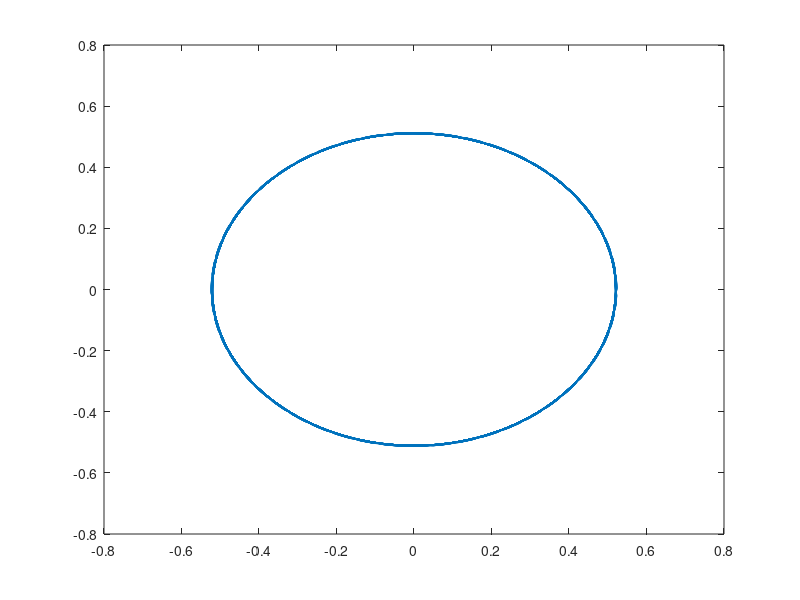
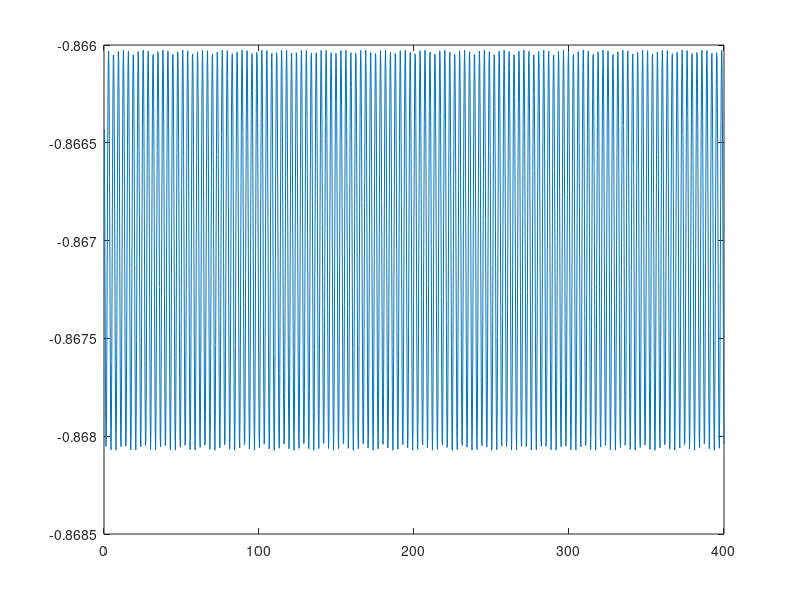
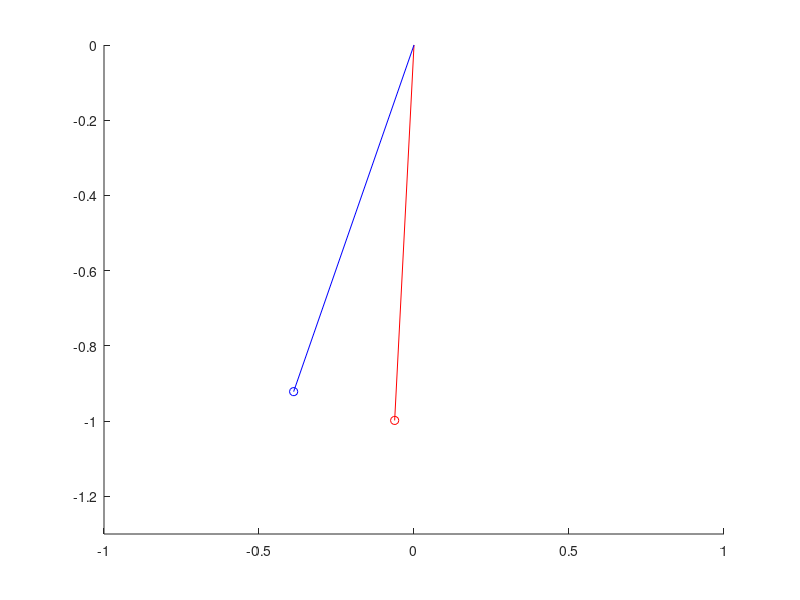

These figures' MATLAB source, in order:
function lesson9()
h = 0.25;
T = 400;
theta1 = pi/6;
v1 = 0 - h / 2 * sin(theta1);
for i = 1 : T / h
    theta2 = theta1 + h * v1;
    v2 = v1 - h * sin(theta2);
    theta(i) = theta2;
    v(i) = v2;
    theta1 = theta2;
    v1 = v2;
end
for k = 1 : (length(v)-1)
    w(k) = (v(k) + v(k + 1)) / 2;
end
theta(1) = [];
figure(1)
plot(theta, w);
for n = 1 : (length(w))
    E(n) = w(n)^2 / 2 - cos(theta(n));
end
t0 = linspace(0, 400, 1600);
t0(1) = [];
figure(2)
plot(t0, E);
%=============================
[t, y] = ode45(@f, [0, 400], [pi / 6 ; 0]);
theta2 = y(:, 1);
w2 = y(:, 2);
theta2(1) = [];
w2(1) = [];
% ============================
figure(3)
axis([-1, 1, -1.3, 0]);
hold on
H1_1 = plot([0, cos(theta - 0.5 * pi)], [0, sin(theta - 0.5 * pi)], 'r-');
H1_2 = plot(cos(theta - 0.5 * pi), sin(theta - 0.5 * pi), 'ro');
H2_1 = plot([0, cos(theta2(1) - 0.5 * pi)], [0, sin(theta2(1) - 0.5 * pi)], 'b-');
H2_2 = plot(cos(theta2(1) - 0.5 * pi), sin(theta2(1) - 0.5 * pi), 'bo');
for m = 1 : length(theta)
    set(H1_1, 'XData', [0, cos(theta(m) - 0.5 * pi)], 'YData', [0, sin(theta(m) - 0.5 * pi)]);
    set(H1_2, 'XData', cos(theta(m) - 0.5 * pi), 'YData', sin(theta(m) - 0.5 * pi));
    set(H2_1, 'XData', [0, cos(theta2(m) - 0.5*pi)], 'YData', [0, sin(theta2(m) - 0.5 * pi)]);
    set(H2_2,'XData', cos(theta2(m) - 0.5 * pi), 'YData', sin(theta2(m) - 0.5 * pi));
    pause(0.1)
end
end
function dy = f(t,y)
dy = [y(2); -sin(y(1))];
end